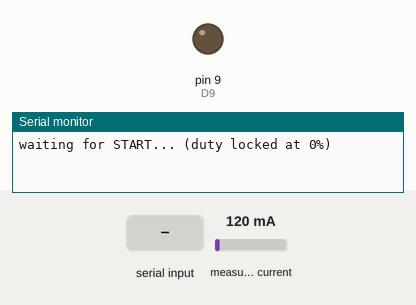
Recording of a sketch running on a simulated Arduino Uno, built with avr-gcc and run on an emulated ATmega328P. Shown: output pins drawn as LEDs (lit = HIGH), the last lines printed to the serial monitor. The test bench sets the inputs (shaded band); at power-on: measured current 120 mA.

Above: at 1.4 s.
1.5 s: "start\n" received over Serial
At 1.75 s:
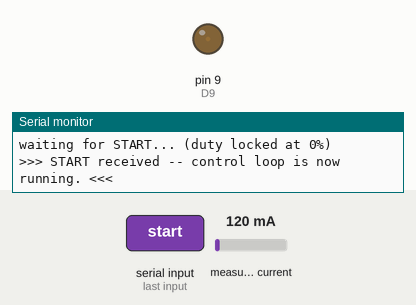
4.5 s: measured current set to 1000 mA
6.0 s: measured current set to 40 mA
At 7.01 s:
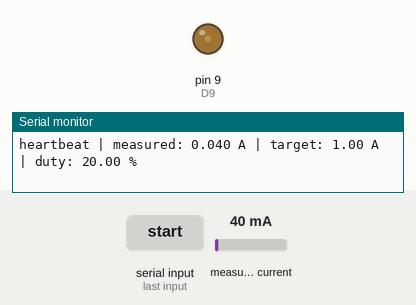
9.0 s: measured current set to 1500 mA
12.0 s: measured current set to 500 mA
At 17.01 s:
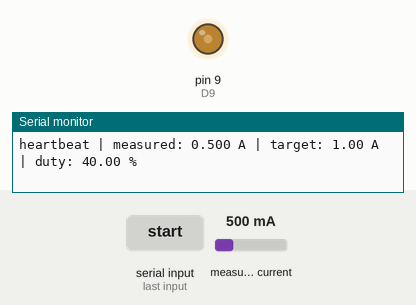
Timing chart, 0 to 20.7 s (numbered marks = the images above; inputs shaded):
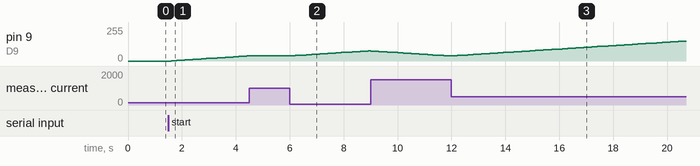

Measured:
- after the input at 1.5 s, pin 9 (D9): moves from 0/255 to 38/255 over 2.8 s, starting after 0.11 s
- after the input at 4.5 s, pin 9 (D9): stays 38/255 (without the input it goes to 40/255 after 0.11 s)
- after the input at 6.0 s, pin 9 (D9): moves from 38/255 to 77/255 over 2.8 s, starting after 0.11 s

The sketch:

CurrentControl_Uno_Test.ino
```cpp
// =====================================================================
// CurrentControl_Uno_Test
//
// WHAT: Builds on PWM_Uno_Test.ino's proven 100kHz Timer1 PWM setup
//       (D9/OC1A), but instead of a human typing the duty cycle, this
//       sketch reads real current from an INA226 sensor and
//       automatically adjusts the duty cycle up or down to hold that
//       current steady at a 1.0 A target -- a closed feedback loop,
//       not open-loop manual control.
//
// WHY THIS APPROACH: this is the exact same "step controller" idea
//       already used in the real boost converter firmware
//       (ChargeController.cpp) for CC/CV charging -- step the duty
//       cycle up or down by a small fixed amount each control tick,
//       based on whether the measured value is above or below target.
//       No PID here, same reasoning as the real firmware: a step
//       controller is slower and less precise than PID, but far more
//       predictable and safer while the mechanism itself is still
//       being tested on real hardware.
//
// ASSUMPTION STATED UP FRONT: this sketch assumes an INA226 sensor
//       (via the INA226_WE library, same one used elsewhere in this
//       project) provides the current feedback, wired on the standard
//       I2C pins (A4=SDA, A5=SCL on an UNO). If a different sensor or
//       feedback method is actually being used, this needs to change
//       before it's useful.
//
// SAFETY: No hard safety limit in this sketch yet (no overcurrent trip
//         independent of the control loop) -- this is a first working
//         version to prove the control concept, the same staged
//         approach the real firmware took (mechanism first, hard
//         limits layered on after). Watch it closely on the bench,
//         don't leave it unattended yet.
// =====================================================================

#include <Arduino.h>
#include <Wire.h>
#include <INA226_WE.h>

// ---------------------------------------------------------------------
// BLOCK 1: timer math -- identical to PWM_Uno_Test.ino, unchanged.
// See that file for the full explanation; repeated here only because
// this is a separate, standalone sketch.
// ---------------------------------------------------------------------
#define UNO_CLOCK_HZ        16000000UL
#define PWM_FREQUENCY_HZ    100000UL
#define PWM_PERIOD_TICKS    (UNO_CLOCK_HZ / PWM_FREQUENCY_HZ)   // 160 ticks per period
#define PWM_TOP_VALUE       (PWM_PERIOD_TICKS - 1)              // 159 -- Timer1 counts 0..TOP

// ---------------------------------------------------------------------
// BLOCK 2: INA226 sensor setup
//
// WHAT: Creates the sensor object and its I2C address, and a function
//       to bring the sensor up with sensible defaults.
// HOW:  INA226_WE was chosen project-wide (not a generic INA226
//       library) specifically because it exposes explicit
//       shunt-resistor and current-range calibration -- without this,
//       the sensor can't report accurate current for a given shunt
//       value. 0x40 is the default/unconfigured address; change this
//       to match whichever address jumper this specific sensor module
//       is actually set to.
// WHY:  This is the one new piece this sketch adds on top of
//       PWM_Uno_Test.ino -- real current feedback, which is the whole
//       point of a closed control loop instead of open-loop duty
//       cycle entry.
// ---------------------------------------------------------------------
#define INA226_I2C_ADDRESS   0x40   // CHECK THIS against the real module's address jumper before trusting readings
#define SHUNT_RESISTOR_OHMS  0.010  // Same 0.010 ohm shunt value used project-wide, per Config.h
#define MAX_EXPECTED_AMPS    2.0    // Calibration range -- matches the project's existing 0-2A sensor range

INA226_WE ina226 = INA226_WE(INA226_I2C_ADDRESS);

static void configureIna226() {
  Wire.begin();                 // Starts the I2C bus -- A4 (SDA) and A5 (SCL) on a standard UNO
  ina226.init();
  ina226.setResistorRange(SHUNT_RESISTOR_OHMS, MAX_EXPECTED_AMPS);   // Calibrates the sensor for this project's real shunt/range
}

// ---------------------------------------------------------------------
// BLOCK 3: configureTimer1Pwm() and setDuty() -- identical to
// PWM_Uno_Test.ino, unchanged. This is the proven PWM mechanism; the
// only thing new in this sketch is what DECIDES the duty cycle
// (BLOCK 4 below), not how the duty cycle is actually applied.
// ---------------------------------------------------------------------
static void configureTimer1Pwm() {
  pinMode(9, OUTPUT);   // D9 = OC1A

  TCCR1A = 0;
  TCCR1B = 0;
  TCNT1  = 0;

  ICR1 = PWM_TOP_VALUE;

  TCCR1A |= (1 << COM1A1);
  TCCR1A |= (1 << WGM11);
  TCCR1B |= (1 << WGM13) | (1 << WGM12);
  TCCR1B |= (1 << CS10);

  OCR1A = 0;   // Start at 0% duty -- the control loop will ramp this up on its own, not a human typing a number
}

static void setDuty(float dutyPercent) {
  if (dutyPercent < 0.0)   dutyPercent = 0.0;
  if (dutyPercent > 100.0) dutyPercent = 100.0;

  uint16_t compareValue = (uint16_t)(dutyPercent / 100.0 * PWM_PERIOD_TICKS);
  OCR1A = compareValue;
}

// ---------------------------------------------------------------------
// BLOCK 4: the step controller itself -- the new logic this sketch
// actually adds.
//
// WHAT: Every CONTROL_INTERVAL_MS, reads real current from the INA226
//       and nudges the duty cycle up or down by STEP_SIZE_PERCENT,
//       depending on whether measured current is below or above the
//       1.0 A target.
// HOW:  Same step-controller pattern as the real ChargeController.cpp
//       -- no proportional or derivative math, just "am I above or
//       below target, step accordingly." Deliberately simple and
//       predictable while this is still being proven on the bench.
// WHY A FIXED INTERVAL, NOT EVERY LOOP() PASS: adjusting on every
//       single loop() iteration (effectively thousands of times a
//       second) would make the duty cycle jitter constantly and make
//       it hard to tell if the control loop is actually working.
//       A controlled, human-watchable interval (100ms here) makes the
//       step-by-step behavior visible on the Serial Monitor.
// ---------------------------------------------------------------------
#define TARGET_CURRENT_A      1.0    // Matches the real boost converter's CC target
#define STEP_SIZE_PERCENT     0.5    // Reduced from 0.5 -- bench data showed 0.5% steps moved current ~0.01A each, leaving a 1.008A plateau instead of settling on 1.000A. A smaller step narrows that steady-state gap proportionally, at the cost of taking roughly 5x longer to ramp up from 0% initially.
#define CONTROL_INTERVAL_MS   100
#define MAX_DUTY_PERCENT      80.0   // Safety ceiling for this bench test -- matches the real ChargeController's own 80% CC/CV ceiling, kept separate from the hardware's own 0-100% clamp in setDuty()

static float currentDutyPercent = 0.0;
static unsigned long lastControlTick = 0;

static void runControlStep() {
  float measuredAmps = ina226.getCurrent_mA() / 1000.0;   // Library reports mA -- convert to A to compare against the target directly

  if (measuredAmps < TARGET_CURRENT_A) {
    currentDutyPercent += STEP_SIZE_PERCENT;   // Below target -- push a little more duty cycle
  } else if (measuredAmps > TARGET_CURRENT_A) {
    currentDutyPercent -= STEP_SIZE_PERCENT;   // Above target -- pull back a little
  }
  // Exactly at target: leave duty cycle alone this tick

  // WHAT: Clamp the TRACKED variable itself, not just what setDuty()
  //       applies to hardware.
  // WHY:  setDuty() clamps its own local parameter before writing to
  //       the hardware register, so the real PWM signal was always
  //       safely capped at 100% -- but currentDutyPercent itself kept
  //       climbing unclamped past that (observed climbing to ~198% on
  //       the bench). Without this, if current ever rose above target,
  //       the controller would have to step all the way back down from
  //       ~198% before the real output even started decreasing --
  //       a serious response-lag bug, same idea as "integral windup"
  //       in a PI controller, just in a step controller here instead.
  // NOTE: Clamped to MAX_DUTY_PERCENT (80%), not 100% -- a deliberate
  //       safety ceiling for this bench test, matching the real
  //       ChargeController's own 80% CC/CV ceiling. setDuty() still
  //       separately clamps at the true hardware limit (100%), so this
  //       is a second, tighter layer on top of that, not a replacement
  //       for it.
  if (currentDutyPercent > MAX_DUTY_PERCENT) currentDutyPercent = MAX_DUTY_PERCENT;
  if (currentDutyPercent < 0.0)              currentDutyPercent = 0.0;

  setDuty(currentDutyPercent);
}

// ---------------------------------------------------------------------
// BLOCK 4.5: start-gate safety control
//
// WHAT: The control loop does NOT run automatically on power-up.
//       Duty cycle stays locked at 0% until "start" is typed into the
//       Serial Monitor and Enter is pressed.
// WHY:  Without this, the old behavior powers on, immediately sees
//       near-zero current (below the 1.0A target), and starts ramping
//       duty cycle upward right away -- even if input power isn't
//       actually connected yet. If input then gets connected partway
//       through that unsupervised ramp, that's an uncontrolled jump
//       instead of a safe climb from zero. Gating the loop behind an
//       explicit typed command means duty cycle only ever starts
//       moving once a person has confirmed everything is actually
//       wired up and ready -- same reasoning as the hand-spin-test
//       discipline used elsewhere in this project before trusting
//       motors unattended.
// ---------------------------------------------------------------------
static bool controlLoopStarted = false;

static void checkForStartCommand() {
  if (Serial.available() > 0) {
    String input = Serial.readStringUntil('\n');
    input.trim();
    input.toLowerCase();

    if (input == "start") {
      controlLoopStarted = true;
      Serial.println(F(">>> START received -- control loop is now running. <<<"));
    } else if (input.length() > 0) {
      Serial.println(F("Not recognized. Type START (exactly, then press Enter) to begin."));
    }
  }
}

// ---------------------------------------------------------------------
// BLOCK 5: setup() and loop() -- brings everything together, plus a
// heartbeat so the Serial Monitor shows the control loop actually
// working (measured current converging toward 1.0 A), not just a
// silent board.
// ---------------------------------------------------------------------
static unsigned long lastHeartbeat = 0;

void setup() {
  Serial.begin(9600);
  while (!Serial) {
    // wait for the Serial Monitor, same pattern as every other test sketch here
  }

  configureIna226();
  configureTimer1Pwm();
  setDuty(0.0);   // Explicit, not just relying on configureTimer1Pwm()'s own OCR1A=0 -- makes the "locked at 0% until started" guarantee obvious right here too

  Serial.println(F("--- CurrentControl_Uno_Test start ---"));
  Serial.println(F("Closed-loop test: duty cycle is LOCKED AT 0% for now."));
  Serial.println(F("Confirm input power and wiring are ready, THEN type START and press Enter to begin the control loop."));
  Serial.println(F("SAFETY: no hard overcurrent trip in this sketch yet -- watch the bench closely once started, don't leave unattended."));
}

void loop() {
  if (!controlLoopStarted) {
    checkForStartCommand();
    setDuty(0.0);   // Actively enforced every pass, not just assumed -- duty cannot drift while waiting

    if (millis() - lastHeartbeat >= 1000) {
      lastHeartbeat = millis();
      Serial.println(F("waiting for START... (duty locked at 0%)"));
    }
    return;   // Skip the control loop and the running heartbeat entirely until started
  }

  if (millis() - lastControlTick >= CONTROL_INTERVAL_MS) {
    lastControlTick = millis();
    runControlStep();
  }

  if (millis() - lastHeartbeat >= 1000) {
    lastHeartbeat = millis();
    Serial.print(F("heartbeat | measured: "));
    Serial.print(ina226.getCurrent_mA() / 1000.0, 3);
    Serial.print(F(" A | target: "));
    Serial.print(TARGET_CURRENT_A);
    Serial.print(F(" A | duty: "));
    Serial.print(currentDutyPercent);
    Serial.println(F(" %"));
  }
}
```
